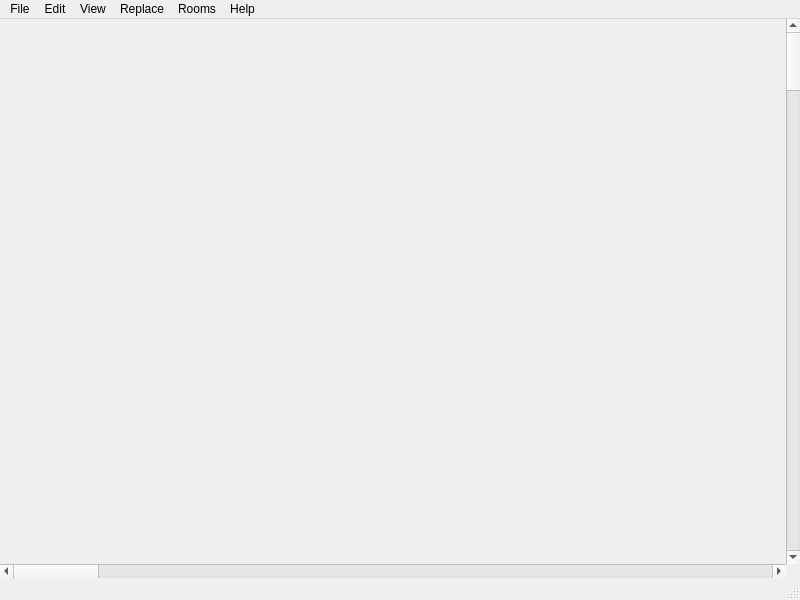
<?xml version="1.0" encoding="UTF-8"?>
<ui version="4.0">
 <class>MainWindow</class>
 <widget class="QMainWindow" name="MainWindow">
  <property name="geometry">
   <rect>
    <x>0</x>
    <y>0</y>
    <width>800</width>
    <height>600</height>
   </rect>
  </property>
  <property name="windowTitle">
   <string>MainWindow</string>
  </property>
  <widget class="QWidget" name="centralWidget">
   <layout class="QGridLayout" name="gridLayout">
    <property name="leftMargin">
     <number>0</number>
    </property>
    <property name="topMargin">
     <number>0</number>
    </property>
    <property name="rightMargin">
     <number>0</number>
    </property>
    <property name="bottomMargin">
     <number>0</number>
    </property>
    <property name="spacing">
     <number>0</number>
    </property>
    <item row="0" column="0">
     <widget class="ViewWidget" name="widget" native="true"/>
    </item>
    <item row="0" column="1">
     <widget class="QScrollBar" name="verticalScrollBar">
      <property name="maximum">
       <number>255</number>
      </property>
      <property name="singleStep">
       <number>8</number>
      </property>
      <property name="pageStep">
       <number>32</number>
      </property>
      <property name="orientation">
       <enum>Qt::Vertical</enum>
      </property>
     </widget>
    </item>
    <item row="1" column="0">
     <widget class="QScrollBar" name="horizontalScrollBar">
      <property name="maximum">
       <number>255</number>
      </property>
      <property name="singleStep">
       <number>8</number>
      </property>
      <property name="pageStep">
       <number>32</number>
      </property>
      <property name="orientation">
       <enum>Qt::Horizontal</enum>
      </property>
     </widget>
    </item>
   </layout>
  </widget>
  <widget class="QMenuBar" name="menuBar">
   <property name="geometry">
    <rect>
     <x>0</x>
     <y>0</y>
     <width>800</width>
     <height>19</height>
    </rect>
   </property>
   <widget class="QMenu" name="menuFile">
    <property name="title">
     <string>File</string>
    </property>
    <addaction name="actionNew"/>
    <addaction name="actionOpen"/>
    <addaction name="actionClose"/>
    <addaction name="actionSave"/>
    <addaction name="actionSave_As"/>
    <addaction name="separator"/>
    <addaction name="actionImport_Spr"/>
    <addaction name="actionImport_s16"/>
    <addaction name="actionImport_Blk"/>
    <addaction name="separator"/>
    <addaction name="actionExit"/>
   </widget>
   <widget class="QMenu" name="menuEdit">
    <property name="title">
     <string>Edit</string>
    </property>
    <addaction name="actionUndo"/>
    <addaction name="actionRedo"/>
    <addaction name="separator"/>
    <addaction name="actionCut"/>
    <addaction name="actionCopy"/>
    <addaction name="actionPaste"/>
    <addaction name="actionDelete"/>
    <addaction name="separator"/>
    <addaction name="actionRemove_Hidden_Pixels"/>
   </widget>
   <widget class="QMenu" name="menuReplace">
    <property name="title">
     <string>Replace</string>
    </property>
    <widget class="QMenu" name="menuBackground_3">
     <property name="title">
      <string>Background</string>
     </property>
     <addaction name="actionBackgroundColorMap"/>
     <addaction name="actionBackgroundBumpMap"/>
     <addaction name="actionBackgroundEffectMap"/>
     <addaction name="actionBackgroundBakedMap"/>
    </widget>
    <widget class="QMenu" name="menuForeground_2">
     <property name="title">
      <string>Foreground</string>
     </property>
     <addaction name="actionForegroundColorMap"/>
     <addaction name="actionForegroundBumpMap"/>
     <addaction name="actionForegroundEffectMap"/>
     <addaction name="actionForegroundBakedMap"/>
    </widget>
    <addaction name="menuBackground_3"/>
    <addaction name="menuForeground_2"/>
    <addaction name="actionCutouts"/>
   </widget>
   <widget class="QMenu" name="menuView">
    <property name="title">
     <string>View</string>
    </property>
    <addaction name="actionShow_Background"/>
    <addaction name="actionShow_Foreground"/>
    <addaction name="actionShow_Cutouts"/>
    <addaction name="actionRooms"/>
    <addaction name="separator"/>
    <addaction name="actionShow_Color_Map"/>
    <addaction name="actionShow_Bump_Map"/>
    <addaction name="actionShow_Effect_Map"/>
    <addaction name="actionShow_Baked_Map"/>
    <addaction name="separator"/>
    <addaction name="actionActual_Size"/>
    <addaction name="actionZoom_In"/>
    <addaction name="actionZoom_Out"/>
    <addaction name="separator"/>
   </widget>
   <widget class="QMenu" name="menuRooms">
    <property name="title">
     <string>Rooms</string>
    </property>
    <addaction name="actionAdd"/>
    <addaction name="actionSelect"/>
    <addaction name="separator"/>
    <addaction name="actionImportRooms"/>
    <addaction name="separator"/>
    <addaction name="actionMeld"/>
    <addaction name="actionRemove_Thin_Rooms"/>
   </widget>
   <widget class="QMenu" name="menuHelp">
    <property name="title">
     <string>Help</string>
    </property>
    <addaction name="actionAbout"/>
   </widget>
   <addaction name="menuFile"/>
   <addaction name="menuEdit"/>
   <addaction name="menuView"/>
   <addaction name="menuReplace"/>
   <addaction name="menuRooms"/>
   <addaction name="menuHelp"/>
  </widget>
  <widget class="QStatusBar" name="statusBar"/>
  <action name="actionNew">
   <property name="icon">
    <iconset theme="document-new">
     <normaloff>.</normaloff>.</iconset>
   </property>
   <property name="text">
    <string>New</string>
   </property>
   <property name="shortcut">
    <string>Ctrl+N</string>
   </property>
  </action>
  <action name="actionOpen">
   <property name="icon">
    <iconset theme="document-open">
     <normaloff>.</normaloff>.</iconset>
   </property>
   <property name="text">
    <string>Open</string>
   </property>
   <property name="shortcut">
    <string>Ctrl+O</string>
   </property>
  </action>
  <action name="actionClose">
   <property name="icon">
    <iconset theme="document-close">
     <normaloff>.</normaloff>.</iconset>
   </property>
   <property name="text">
    <string>Close</string>
   </property>
   <property name="shortcut">
    <string>Ctrl+W</string>
   </property>
  </action>
  <action name="actionSave">
   <property name="icon">
    <iconset theme="document-save">
     <normaloff>.</normaloff>.</iconset>
   </property>
   <property name="text">
    <string>Save</string>
   </property>
   <property name="shortcut">
    <string>Ctrl+S</string>
   </property>
  </action>
  <action name="actionSave_As">
   <property name="icon">
    <iconset theme="document-save-as">
     <normaloff>.</normaloff>.</iconset>
   </property>
   <property name="text">
    <string>Save As</string>
   </property>
   <property name="shortcut">
    <string>Ctrl+Shift+S</string>
   </property>
  </action>
  <action name="actionImport_Spr">
   <property name="text">
    <string>Import Spr</string>
   </property>
  </action>
  <action name="actionImport_s16">
   <property name="text">
    <string>Import s16</string>
   </property>
  </action>
  <action name="actionImport_Blk">
   <property name="text">
    <string>Import Blk</string>
   </property>
  </action>
  <action name="actionExit">
   <property name="icon">
    <iconset theme="application-exit">
     <normaloff>.</normaloff>.</iconset>
   </property>
   <property name="text">
    <string>Exit</string>
   </property>
   <property name="shortcut">
    <string>Ctrl+Q</string>
   </property>
  </action>
  <action name="actionUndo">
   <property name="enabled">
    <bool>false</bool>
   </property>
   <property name="icon">
    <iconset theme="edit-undo">
     <normaloff>.</normaloff>.</iconset>
   </property>
   <property name="text">
    <string>Undo</string>
   </property>
   <property name="shortcut">
    <string>Ctrl+Z</string>
   </property>
  </action>
  <action name="actionRedo">
   <property name="enabled">
    <bool>false</bool>
   </property>
   <property name="icon">
    <iconset theme="edit-redo">
     <normaloff>.</normaloff>.</iconset>
   </property>
   <property name="text">
    <string>Redo</string>
   </property>
   <property name="shortcut">
    <string>Ctrl+Shift+Z</string>
   </property>
  </action>
  <action name="actionCut">
   <property name="enabled">
    <bool>false</bool>
   </property>
   <property name="icon">
    <iconset theme="edit-cut">
     <normaloff>.</normaloff>.</iconset>
   </property>
   <property name="text">
    <string>Cut</string>
   </property>
   <property name="shortcut">
    <string>Ctrl+X</string>
   </property>
  </action>
  <action name="actionPaste">
   <property name="enabled">
    <bool>false</bool>
   </property>
   <property name="icon">
    <iconset theme="edit-paste">
     <normaloff>.</normaloff>.</iconset>
   </property>
   <property name="text">
    <string>Paste</string>
   </property>
   <property name="shortcut">
    <string>Ctrl+V</string>
   </property>
  </action>
  <action name="actionCopy">
   <property name="enabled">
    <bool>false</bool>
   </property>
   <property name="icon">
    <iconset theme="edit-copy">
     <normaloff>.</normaloff>.</iconset>
   </property>
   <property name="text">
    <string>Copy</string>
   </property>
   <property name="shortcut">
    <string>Ctrl+C</string>
   </property>
  </action>
  <action name="actionDelete">
   <property name="icon">
    <iconset theme="edit-delete">
     <normaloff>.</normaloff>.</iconset>
   </property>
   <property name="text">
    <string>Delete</string>
   </property>
   <property name="shortcut">
    <string>Del</string>
   </property>
  </action>
  <action name="actionBackgroundColorMap">
   <property name="text">
    <string>Color Map</string>
   </property>
  </action>
  <action name="actionBackgroundBumpMap">
   <property name="text">
    <string>Normal Map</string>
   </property>
  </action>
  <action name="actionBackgroundEffectMap">
   <property name="text">
    <string>Effect Map</string>
   </property>
  </action>
  <action name="actionBackgroundBakedMap">
   <property name="text">
    <string>Baked Map</string>
   </property>
  </action>
  <action name="actionForegroundColorMap">
   <property name="text">
    <string>Color Map</string>
   </property>
  </action>
  <action name="actionForegroundBumpMap">
   <property name="text">
    <string>Bump Map</string>
   </property>
  </action>
  <action name="actionForegroundEffectMap">
   <property name="text">
    <string>Effect Map</string>
   </property>
  </action>
  <action name="actionForegroundBakedMap">
   <property name="text">
    <string>Baked Map</string>
   </property>
  </action>
  <action name="actionShow_Background">
   <property name="checkable">
    <bool>true</bool>
   </property>
   <property name="checked">
    <bool>true</bool>
   </property>
   <property name="text">
    <string>Show Background</string>
   </property>
  </action>
  <action name="actionShow_Foreground">
   <property name="checkable">
    <bool>true</bool>
   </property>
   <property name="checked">
    <bool>true</bool>
   </property>
   <property name="text">
    <string>Show Foreground</string>
   </property>
  </action>
  <action name="actionShow_Cutouts">
   <property name="checkable">
    <bool>true</bool>
   </property>
   <property name="checked">
    <bool>true</bool>
   </property>
   <property name="text">
    <string>Show Cutouts</string>
   </property>
  </action>
  <action name="actionZoom_In">
   <property name="icon">
    <iconset theme="zoom-in">
     <normaloff>.</normaloff>.</iconset>
   </property>
   <property name="text">
    <string>Zoom In</string>
   </property>
   <property name="shortcut">
    <string>Ctrl+=</string>
   </property>
  </action>
  <action name="actionZoom_Out">
   <property name="icon">
    <iconset theme="zoom-out">
     <normaloff>.</normaloff>.</iconset>
   </property>
   <property name="text">
    <string>Zoom Out</string>
   </property>
   <property name="shortcut">
    <string>Ctrl+-</string>
   </property>
  </action>
  <action name="actionActual_Size">
   <property name="text">
    <string>Actual Size</string>
   </property>
  </action>
  <action name="actionSelect">
   <property name="checkable">
    <bool>true</bool>
   </property>
   <property name="checked">
    <bool>true</bool>
   </property>
   <property name="text">
    <string>Select</string>
   </property>
  </action>
  <action name="actionAdd">
   <property name="checkable">
    <bool>true</bool>
   </property>
   <property name="text">
    <string>Add</string>
   </property>
  </action>
  <action name="actionImportRooms">
   <property name="text">
    <string>Import Room Map</string>
   </property>
  </action>
  <action name="actionRooms">
   <property name="checkable">
    <bool>true</bool>
   </property>
   <property name="checked">
    <bool>true</bool>
   </property>
   <property name="text">
    <string>Show Rooms</string>
   </property>
  </action>
  <action name="actionAbout">
   <property name="text">
    <string>About</string>
   </property>
  </action>
  <action name="actionCutouts">
   <property name="text">
    <string>Cutouts</string>
   </property>
  </action>
  <action name="actionShow_Bump_Map">
   <property name="checkable">
    <bool>true</bool>
   </property>
   <property name="text">
    <string>Show Bump Map</string>
   </property>
  </action>
  <action name="actionShow_Color_Map">
   <property name="checkable">
    <bool>true</bool>
   </property>
   <property name="text">
    <string>Show Color Map</string>
   </property>
  </action>
  <action name="actionShow_Baked_Map">
   <property name="checkable">
    <bool>true</bool>
   </property>
   <property name="checked">
    <bool>true</bool>
   </property>
   <property name="text">
    <string>Show Baked Map</string>
   </property>
  </action>
  <action name="actionShow_Effect_Map">
   <property name="checkable">
    <bool>true</bool>
   </property>
   <property name="checked">
    <bool>false</bool>
   </property>
   <property name="text">
    <string>Show Effect Map</string>
   </property>
  </action>
  <action name="actionRemove_Hidden_Pixels">
   <property name="text">
    <string>Remove Hidden Pixels</string>
   </property>
  </action>
  <action name="actionMeld">
   <property name="text">
    <string>Meld</string>
   </property>
  </action>
  <action name="actionRemove_Thin_Rooms">
   <property name="text">
    <string>Remove Thin Rooms</string>
   </property>
  </action>
 </widget>
 <layoutdefault spacing="6" margin="11"/>
 <customwidgets>
  <customwidget>
   <class>ViewWidget</class>
   <extends>QWidget</extends>
   <header>viewwidget.h</header>
   <container>1</container>
  </customwidget>
 </customwidgets>
 <resources/>
 <connections/>
</ui>
